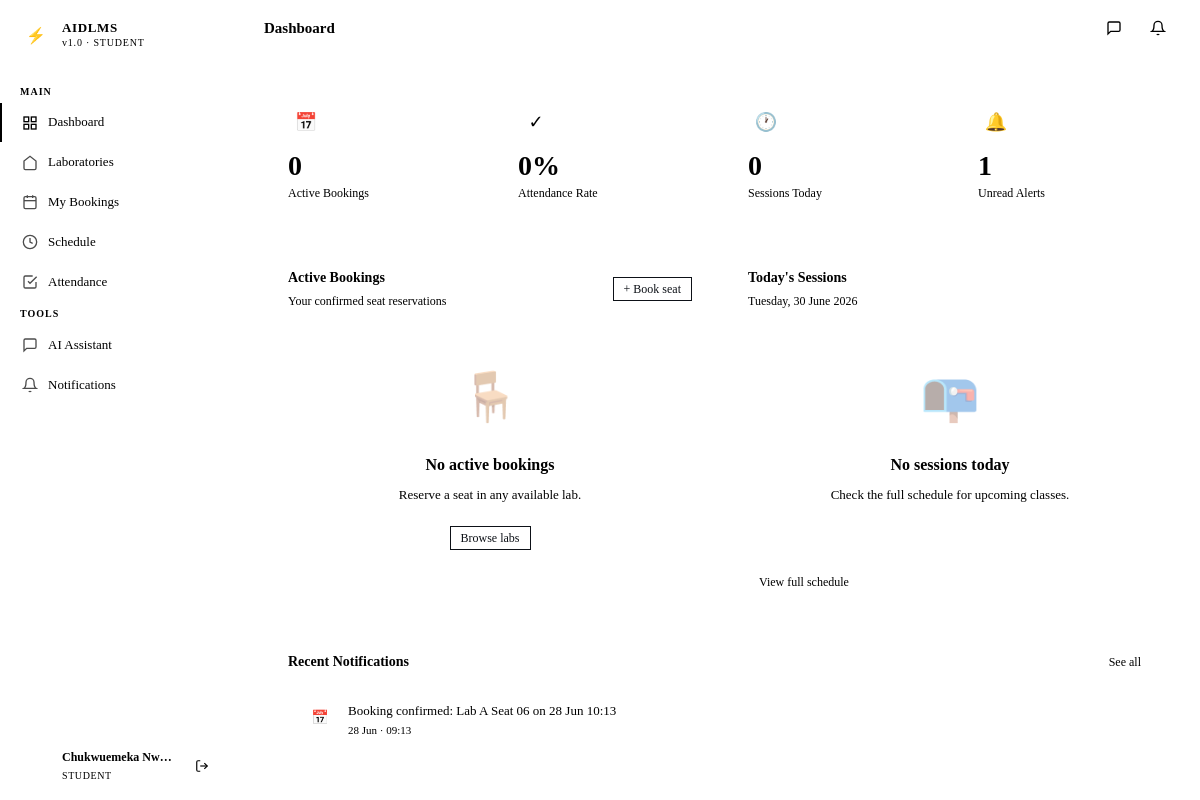
Page /student/dashboard (signed in) on the committed database.
### app/models/models.py (models this page shows, shortened)
class User(UserMixin, db.Model):
    __tablename__ = 'users'
    id = db.Column(db.String(36), primary_key=True, default=gen_uuid)
    name = db.Column(db.String(100), nullable=False)
    email = db.Column(db.String(150), unique=True, nullable=False)
    password_hash = db.Column(db.String(255), nullable=False)
    role = db.Column(db.Enum('student', 'lecturer', 'technician', 'admin', name='user_role'), nullable=False)
    active = db.Column(db.Boolean, default=True)
    created_at = db.Column(db.DateTime, default=datetime.utcnow)
    bookings = db.relationship('Booking', foreign_keys='Booking.user_id', backref='user', lazy='dynamic')
    attendance_records = db.relationship('Attendance', foreign_keys='Attendance.user_id', backref='user', lazy='dynamic')
    notifications = db.relationship('Notification', backref='user', lazy='dynamic')
    chat_logs = db.relationship('ChatLog', backref='user', lazy='dynamic')
    sessions_opened = db.relationship('Session', foreign_keys='Session.lecturer_id', backref='lecturer', lazy='dynamic')
    schedules = db.relationship('Schedule', foreign_keys='Schedule.lecturer_id', backref='lecturer', lazy='dynamic')

class Notification(db.Model):
    __tablename__ = 'notifications'
    id = db.Column(db.String(36), primary_key=True, default=gen_uuid)
    user_id = db.Column(db.String(36), db.ForeignKey('users.id'), nullable=False)
    message = db.Column(db.Text, nullable=False)
    type = db.Column(db.String(50), default='info')
    read = db.Column(db.Boolean, default=False)
    created_at = db.Column(db.DateTime, default=datetime.utcnow)

### app/student/routes.py (the view)
@student_bp.route('/dashboard')
@student_required
def dashboard():
    now = datetime.utcnow()
    today_dow = now.weekday()
    active_bookings = Booking.query.filter_by(
        user_id=current_user.id, status='approved'
    ).filter(Booking.end_time > now).order_by(Booking.start_time).all()
    todays_sessions = Schedule.query.filter_by(day_of_week=today_dow, active=True).all()
    records = Attendance.query.filter_by(user_id=current_user.id).all()
    total = len(records)
    present = sum(1 for r in records if r.status == 'present')
    attendance_rate = round(present / total * 100) if total > 0 else 0
    unread_count = Notification.query.filter_by(user_id=current_user.id, read=False).count()
    recent_notifications = Notification.query.filter_by(
        user_id=current_user.id
    ).order_by(Notification.created_at.desc()).limit(5).all()
    return render_template('student/dashboard.html',
        active_bookings=active_bookings,
        todays_sessions=todays_sessions,
        attendance_rate=attendance_rate,
        unread_count=unread_count,
        recent_notifications=recent_notifications,
        now=now
    )

### app/student/routes.py (called while the page is built)
def student_required(f):
    @wraps(f)
    def decorated(*args, **kwargs):
        if current_user.role != 'student':
            return redirect(url_for('auth.login'))
        return f(*args, **kwargs)
    return login_required(decorated)

### app/templates/student/dashboard.html (shortened to what this page needs)
{% extends "base.html" %}
{% block page_title %}Dashboard{% endblock %}
{% block content %}
<div class="stat-grid">
  <div class="stat-card cyan">
    <div class="stat-icon cyan">📅</div>
    <div class="stat-value">{{ active_bookings | length }}</div>
    <div class="stat-label">Active Bookings</div>
  </div>
  <div class="stat-card green">
    <div class="stat-icon green">✓</div>
    <div class="stat-value">{{ attendance_rate }}%</div>
    <div class="stat-label">Attendance Rate</div>
  </div>
  <div class="stat-card amber">
    <div class="stat-icon amber">🕐</div>
    <div class="stat-value">{{ todays_sessions | length }}</div>
    <div class="stat-label">Sessions Today</div>
  </div>
  <div class="stat-card red">
    <div class="stat-icon red">🔔</div>
    <div class="stat-value">{{ unread_count }}</div>
    <div class="stat-label">Unread Alerts</div>
  </div>
</div>
<div class="grid-2">
  <div class="card">
    <div class="card-header">
      <div>
        <div class="card-title">Active Bookings</div>
        <div class="card-subtitle">Your confirmed seat reservations</div>
      </div>
      <a href="{{ url_for('student.labs') }}" class="btn btn-primary btn-sm">+ Book seat</a>
    </div>
    {% if active_bookings %}
      {% for booking in active_bookings %}
      <div class="agent-log-entry">
        <div class="agent-dot approve"></div>
        <div class="agent-log-body">
          <div class="agent-log-title">{{ booking.seat.laboratory.name }} — Seat {{ booking.seat.seat_number }}</div>
          <div class="agent-log-meta">{{ booking.start_time.strftime('%a %d %b · %H:%M') }} → {{ booking.end_time.strftime('%H:%M') }}</div>
        </div>
        <span class="badge badge-approved">confirmed</span>
      </div>
      {% endfor %}
    {% else %}
      <div class="empty-state" style="padding:32px 20px;">
        <div class="empty-icon">🪑</div>
        <div class="empty-title">No active bookings</div>
        <div class="empty-desc">Reserve a seat in any available lab.</div>
        <a href="{{ url_for('student.labs') }}" class="btn btn-primary btn-sm">Browse labs</a>
      </div>
    {% endif %}
  </div>
  <div class="card">
    <div class="card-header">
      <div>
        <div class="card-title">Today's Sessions</div>
        <div class="card-subtitle">{{ now.strftime('%A, %d %B %Y') }}</div>
      </div>
    </div>
    {% if todays_sessions %}
      {% for sched in todays_sessions %}
      <div class="schedule-item">
        <div class="schedule-course">{{ sched.course_name }}</div>
        <div class="schedule-meta">{{ sched.laboratory.name }} · {{ sched.start_time.strftime('%H:%M') }}–{{ sched.end_time.strftime('%H:%M') }}</div>
      </div>
      {% endfor %}
    {% else %}
      <div class="empty-state" style="padding:32px 20px;">
        <div class="empty-icon">📭</div>
        <div class="empty-title">No sessions today</div>
        <div class="empty-desc">Check the full schedule for upcoming classes.</div>
      </div>
    {% endif %}
    <a href="{{ url_for('student.schedule') }}" class="btn btn-ghost btn-sm w-full" style="margin-top:12px;">View full schedule</a>
  </div>
</div>
<div class="card mt-16">
  <div class="card-header">
    <div>
      <div class="card-title">Recent Notifications</div>
    </div>
    <a href="{{ url_for('student.notifications') }}" class="btn btn-ghost btn-sm">See all</a>
  </div>
  {% if recent_notifications %}
    {% for notif in recent_notifications[:5] %}
    <div class="notification-item {% if not notif.read %}unread{% endif %}">
      <div class="notif-icon">
        {% if notif.type == 'booking' %}📅{% elif notif.type == 'attendance' %}✓{% elif notif.type == 'fault' %}⚠{% else %}🔔{% endif %}
      </div>
      <div class="notif-body">
        <div class="notif-message">{{ notif.message }}</div>
        <div class="notif-time">{{ notif.created_at.strftime('%d %b · %H:%M') }}</div>
      </div>
    </div>
    {% endfor %}
  {% else %}
    <div class="empty-state" style="padding:24px;">
      <div class="empty-desc">No notifications yet.</div>
    </div>
  {% endif %}
</div>
{% endblock %}

### app/templates/base.html (shortened to what this page needs)
<!DOCTYPE html>
<html lang="en">
<head>
  <link rel="stylesheet" href="{{ url_for('static', filename='css/style.css') }}">
</head>
<body>
<div class="app-shell">
  <aside class="sidebar" id="sidebar">
    <div class="sidebar-brand">
      <a href="{{ url_for('admin.dashboard') if current_user.role == 'admin' else url_for(current_user.role + '.dashboard') }}" class="brand-logo">
        <div class="brand-icon">⚡</div>
        <div class="brand-text">
          <span class="brand-name">AIDLMS</span>
          <span class="brand-sub">v1.0 · {{ current_user.role | upper }}</span>
        </div>
      </a>
    </div>
    <nav class="sidebar-nav">
      {% if current_user.role == 'student' %}
        <span class="nav-section-label">Main</span>
        <a href="{{ url_for('student.dashboard') }}" class="nav-item {% if request.endpoint == 'student.dashboard' %}active{% endif %}">
          <svg class="nav-icon" viewBox="0 0 24 24" fill="none" stroke="currentColor" stroke-width="2"><rect x="3" y="3" width="7" height="7"/><rect x="14" y="3" width="7" height="7"/><rect x="14" y="14" width="7" height="7"/><rect x="3" y="14" width="7" height="7"/></svg>
          Dashboard
        </a>
        <a href="{{ url_for('student.labs') }}" class="nav-item {% if 'labs' in request.endpoint %}active{% endif %}">
          <svg class="nav-icon" viewBox="0 0 24 24" fill="none" stroke="currentColor" stroke-width="2"><path d="M3 9l9-7 9 7v11a2 2 0 01-2 2H5a2 2 0 01-2-2z"/></svg>
          Laboratories
        </a>
        <a href="{{ url_for('student.bookings') }}" class="nav-item {% if request.endpoint == 'student.bookings' %}active{% endif %}">
          <svg class="nav-icon" viewBox="0 0 24 24" fill="none" stroke="currentColor" stroke-width="2"><rect x="3" y="4" width="18" height="18" rx="2"/><line x1="16" y1="2" x2="16" y2="6"/><line x1="8" y1="2" x2="8" y2="6"/><line x1="3" y1="10" x2="21" y2="10"/></svg>
          My Bookings
        </a>
        <a href="{{ url_for('student.schedule') }}" class="nav-item {% if request.endpoint == 'student.schedule' %}active{% endif %}">
          <svg class="nav-icon" viewBox="0 0 24 24" fill="none" stroke="currentColor" stroke-width="2"><circle cx="12" cy="12" r="10"/><path d="M12 6v6l4 2"/></svg>
          Schedule
        </a>
        <a href="{{ url_for('student.attendance') }}" class="nav-item {% if request.endpoint == 'student.attendance' %}active{% endif %}">
          <svg class="nav-icon" viewBox="0 0 24 24" fill="none" stroke="currentColor" stroke-width="2"><path d="M9 11l3 3L22 4"/><path d="M21 12v7a2 2 0 01-2 2H5a2 2 0 01-2-2V5a2 2 0 012-2h11"/></svg>
          Attendance
        </a>
        <span class="nav-section-label">Tools</span>
        <a href="{{ url_for('chatbot.index') }}" class="nav-item {% if 'chatbot' in request.endpoint %}active{% endif %}">
          <svg class="nav-icon" viewBox="0 0 24 24" fill="none" stroke="currentColor" stroke-width="2"><path d="M21 15a2 2 0 01-2 2H7l-4 4V5a2 2 0 012-2h14a2 2 0 012 2z"/></svg>
          AI Assistant
        </a>
        <a href="{{ url_for('student.notifications') }}" class="nav-item {% if request.endpoint == 'student.notifications' %}active{% endif %}">
          <svg class="nav-icon" viewBox="0 0 24 24" fill="none" stroke="currentColor" stroke-width="2"><path d="M18 8A6 6 0 006 8c0 7-3 9-3 9h18s-3-2-3-9"/><path d="M13.73 21a2 2 0 01-3.46 0"/></svg>
          Notifications
          {% if unread_count > 0 %}<span class="nav-badge">{{ unread_count }}</span>{% endif %}
        </a>
      {% endif %}
    </nav>
    <div class="sidebar-footer">
      <div class="user-info">
        <div class="user-avatar">{{ current_user.name[0] | upper }}</div>
        <div class="user-details">
          <div class="user-name">{{ current_user.name }}</div>
          <div class="user-role">{{ current_user.role }}</div>
        </div>
        <a href="{{ url_for('auth.logout') }}" class="icon-btn" title="Sign out" style="border:none;">
          <svg width="14" height="14" viewBox="0 0 24 24" fill="none" stroke="currentColor" stroke-width="2"><path d="M9 21H5a2 2 0 01-2-2V5a2 2 0 012-2h4"/><polyline points="16 17 21 12 16 7"/><line x1="21" y1="12" x2="9" y2="12"/></svg>
        </a>
      </div>
    </div>
  </aside>
  <div class="main-content">
    <header class="topbar">
      <span class="topbar-title">{% block page_title %}{% endblock %}</span>
      <div class="topbar-actions">
        <a href="{{ url_for('chatbot.index') }}" class="icon-btn" title="AI Assistant">
          <svg width="16" height="16" viewBox="0 0 24 24" fill="none" stroke="currentColor" stroke-width="2"><path d="M21 15a2 2 0 01-2 2H7l-4 4V5a2 2 0 012-2h14a2 2 0 012 2z"/></svg>
        </a>
        {% if current_user.role == 'student' %}
        <a href="{{ url_for('student.notifications') }}" class="icon-btn" title="Notifications">
          <svg width="16" height="16" viewBox="0 0 24 24" fill="none" stroke="currentColor" stroke-width="2"><path d="M18 8A6 6 0 006 8c0 7-3 9-3 9h18s-3-2-3-9"/><path d="M13.73 21a2 2 0 01-3.46 0"/></svg>
          {% if unread_count > 0 %}<span class="notification-dot"></span>{% endif %}
        </a>
        {% endif %}
      </div>
    </header>
    <main class="page-content">
      {% block content %}{% endblock %}
    </main>
  </div>
</div>
</body>
</html>

### rows in the picture
User: role "STUDENT", name "Chukwuemeka Nw…"
Notification: message "Booking confirmed: Lab A Seat 06 on 28 Jun 10:13", created_at "28 Jun · 09:13"

### other values in the picture
{{ active_bookings | length }} "0"
{{ attendance_rate }} "0"
{{ todays_sessions | length }} "0"
{{ unread_count }} "1"
